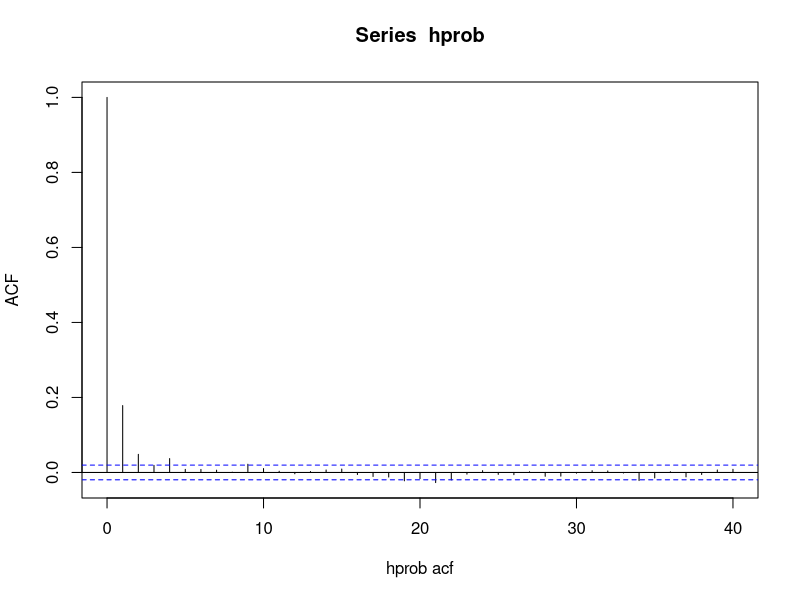
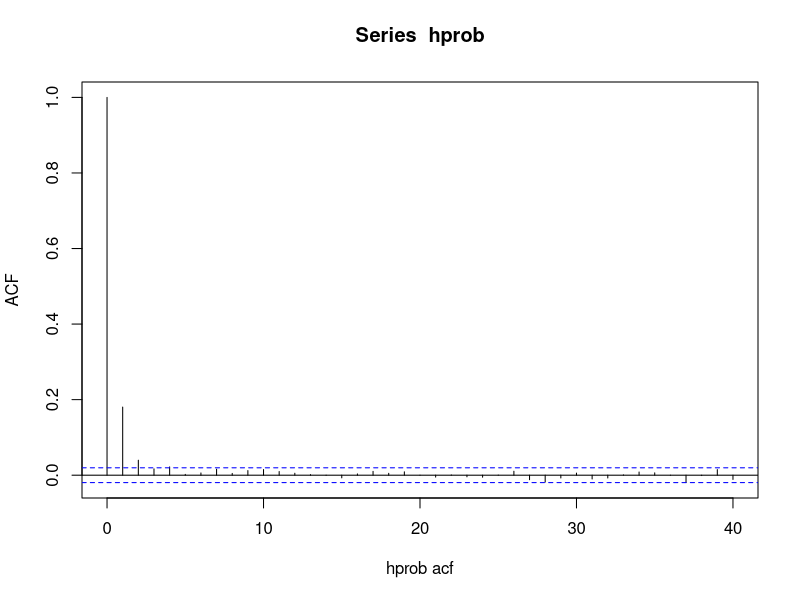
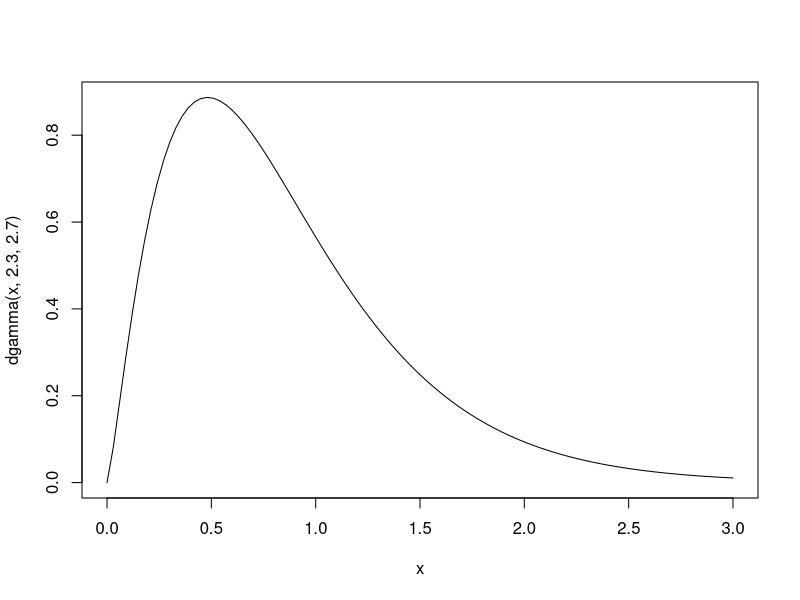
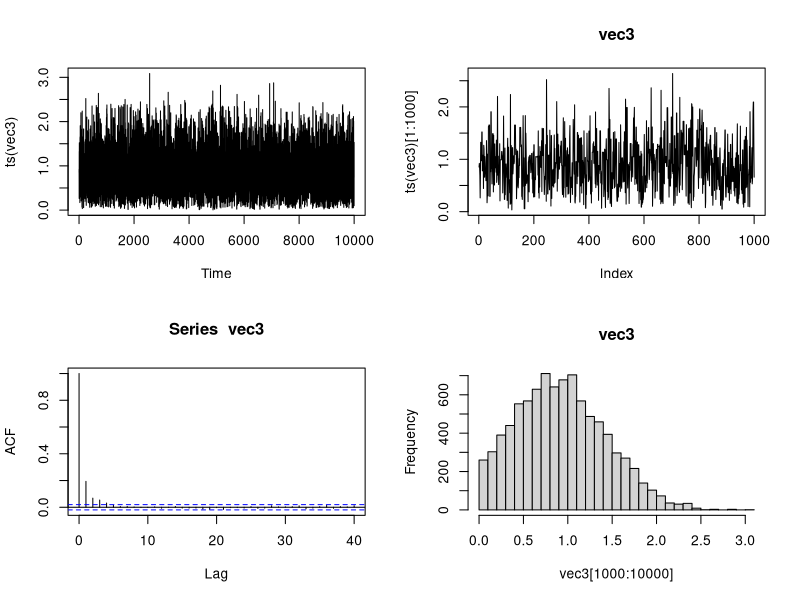
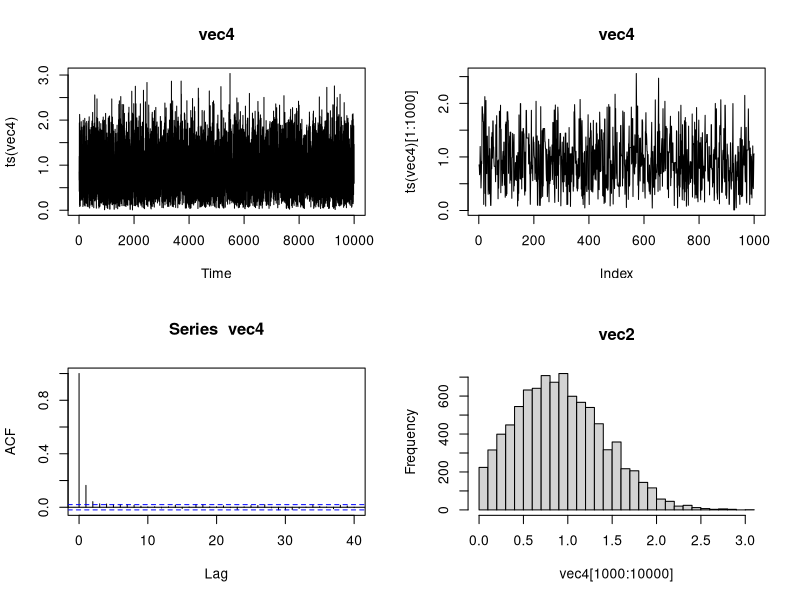
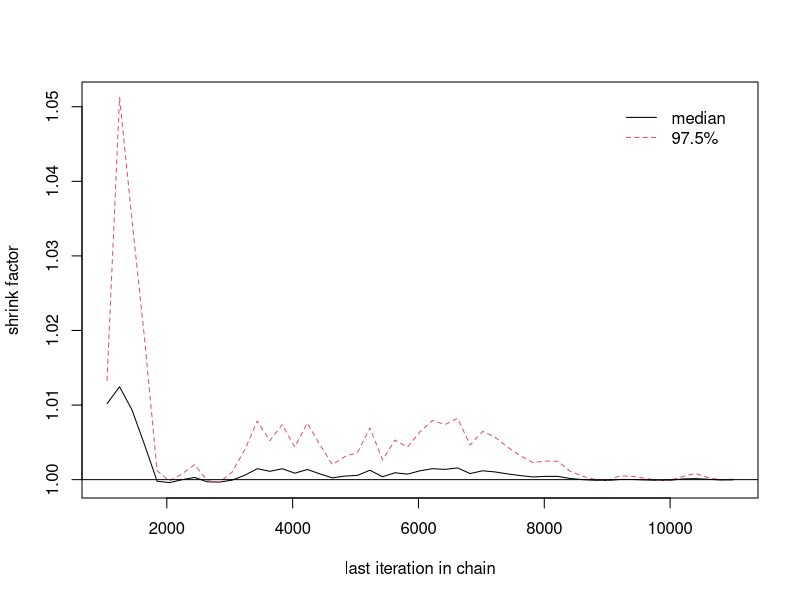
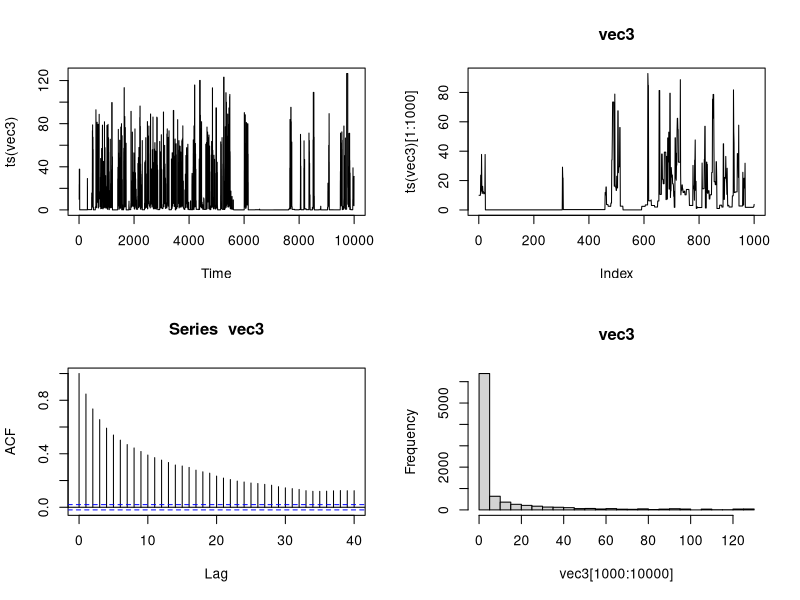
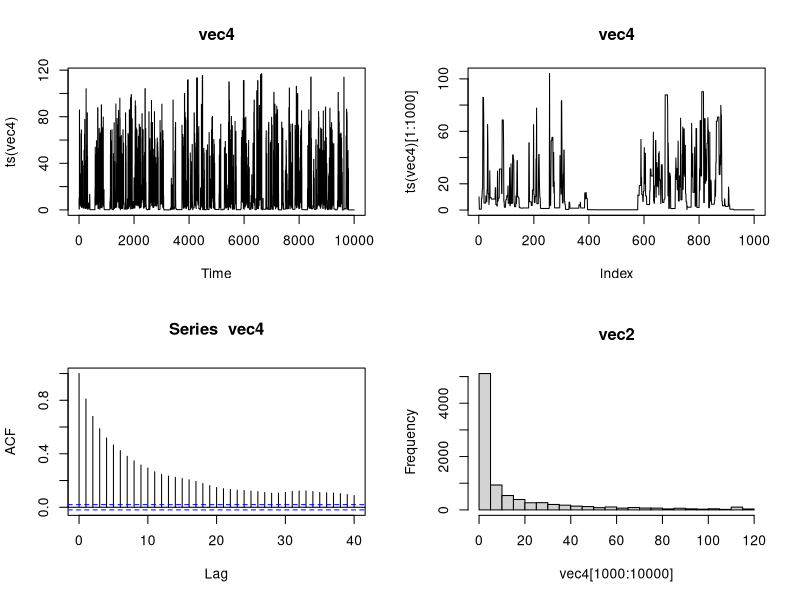

Source code (R) for these figures, in order:
## ---- chunk 1
#install.packages("coda")
library(coda)
## ---- chunk 2
set.seed(37)

# minimizing energy: 
#   q(x <-> x'), dE(x->x') = f(x')-f(x)
#   Move from x to x' with hprob min{1, exp(-dE(x,x')/T)}
#   T can be variable but decreasing: T/(T+sig)
#   Can we use h=min{1, [f(x’)q(x’->x)] / [f(x)q(x->x’)]} here?
# 
#Attempts:
  # Hastings Ratio: change the division to multiplication

plotgamm<- function(vec3,vec4){
par(mfrow=c(2,2))
plot(ts(vec3))
plot(ts(vec3)[1:1000],type='l',main="vec3")
acf(vec3)
hist(vec3[1000:10000],30,main="vec3")
plot(ts(vec4),main="vec4")
plot(ts(vec4)[1:1000],type='l',main="vec4")
acf(vec4)
hist(vec4[1000:10000],30,main="vec2")
# curve(dgamma(x,0.1,0.01))

MCMC3<-mcmc(vec3,start=1000)
MCMC4<-mcmc(vec4,start=1000)

# combine different mcmc chain objects to an mcmc list.
Combined2<-mcmc.list(list(MCMC3,MCMC4))

# gelman functions are 
gelman.plot(Combined2) # for plots
print(gelman.diag(Combined2)) # for diagnostic values
}

gamm<-function (n, a, b) 
{
  # browser()
  mu <- a/b   # the mean of the gamma distribution
  sig <- sqrt(a/(b * b))   # the stadard deviation of the gamma distn
  vec <- vector("numeric", n)   # this is where we are going to put the random variables we generate
  x <- a/b 
  hprob = 1:n
  
  vec[1] <- x # We arbitrarily start the MCMC process at the mean
  for (i in 2:n) {
    can <- rnorm(1, mu, sig)
    hprob[i] <- min(1, (dgamma(can, a, b)*dgamma(x,a,b))/(dnorm(can, mu, sig)*dnorm(x, mu, sig)))   # where is the q term here?
    u <- runif(1)
    if (u < hprob[i]) 
      x <- can
    vec[i] <- x
  }
  
  acf(hprob, xlab = "hprob acf")
  return (vec)
}

gammOG<-function (n, a, b) 
{
  mu <- a/b   # the mean of the gamma distribution
  sig <- sqrt(a/(b * b))   # the stadard deviation of the gamma distn
  vec <- vector("numeric", n)   # this is where we are going to put the random variables we generate
  x <- a/b 
  vec[1] <- x # We arbitrarily start the MCMC process at the mean
  for (i in 2:n) {
    can <- rnorm(1, mu, sig)
    hprob <- min(1, (dgamma(can, a, b)/dgamma(x,a,b))/(dnorm(can, mu, sig)/dnorm(x, mu, sig)))   # where is the q term here?
    u <- runif(1)
    if (u < hprob) 
      x <- can
    vec[i] <- x
  }
  return (vec)
}
## ---- chunk 3
vec1<-gamm(10000,2.3,2.7)
vec2<-gamm(10000,2.3,2.7)
curve(dgamma(x,2.3,2.7),from=0,to=3)
plotgamm(vec1,vec2)
## ---- chunk 4
vec3<-gammOG(10000,0.1,0.01)
vec4<-gammOG(10000,0.1,0.01)

plotgamm(vec3,vec4)
## ---- chunk 5
vec3<-gammOG(10000,0.1,0.001)
vec4<-gammOG(10000,0.1,0.001)

curve(dgamma(x,0.1,0.001))

plotgamm(vec3,vec4)
## ---- chunk 6
#Testing a smaller "a" shape term for OG
vec3<-gammOG(10000,0.05,0.0001)
vec4<-gammOG(10000,0.05,0.0001)

curve(dgamma(x,0.05,0.0001))

plotgamm(vec3,vec4)

## ---- chunk 7
vec3<-gamm(10000,0.1,0.01)
vec4<-gamm(10000,0.1,0.01)

curve(dgamma(x,.1,.01))

plotgamm(vec3,vec4)
## ---- chunk 8
#Testing an even smaller "b" (rate = 1/scale) term 
vec3<-gamm(10000,0.1,0.001)
vec4<-gamm(10000,0.1,0.001)

curve(dgamma(x,0.1,0.001))

plotgamm(vec3,vec4)
## ---- chunk 9
#Testing a smaller "a" shape term
vec3<-gamm(10000,0.05,0.0001)
vec4<-gamm(10000,0.05,0.0001)

curve(dgamma(x,0.05,0.0001))

plotgamm(vec3,vec4)

